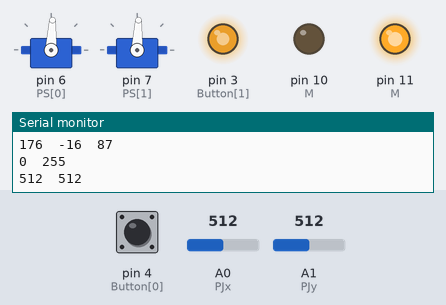
Recording of a sketch running on a simulated Arduino Uno, built with avr-gcc and run on an emulated ATmega328P. Parts: 2 × servo, output pins drawn as LEDs (lit = HIGH), the last lines printed to the serial monitor. The inputs (shaded band) are chosen by the test bench; at power-on: A1 (PJy) = 512, pin 4 (Button[0]) LOW, A0 (PJx) = 512. Pins used as bus, display or sensor lines are not drawn.

Above: at 1.2 s.
1.3 s: A1 (PJy) set to 716
At 1.8 s:
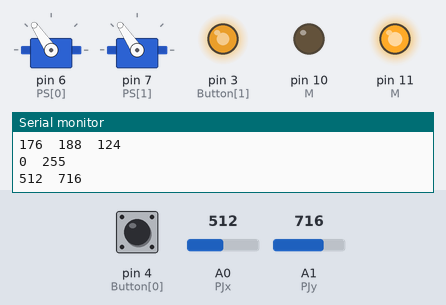
2.8 s: A1 (PJy) set to 900
At 3.8 s:
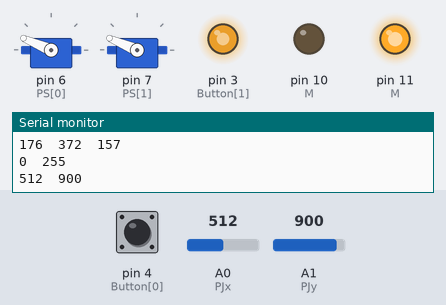
4.3 s: A1 (PJy) set to 1023
At 4.6 s:
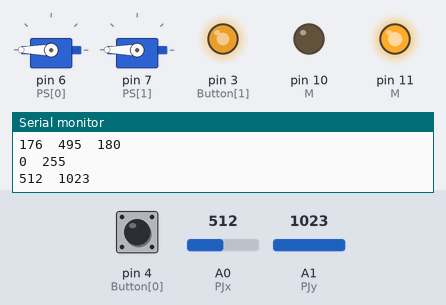
5.8 s: A1 (PJy) set to 306
At 6.7 s:
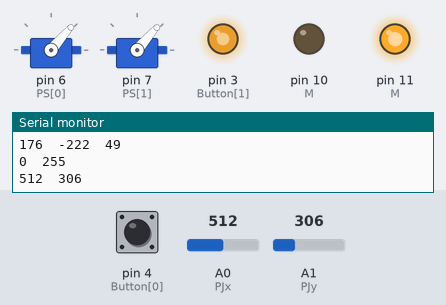
7.3 s: pin 4 (Button[0]) pulled HIGH for 0.15 s
8.9 s: A1 (PJy) set to 122
At 9.5 s:
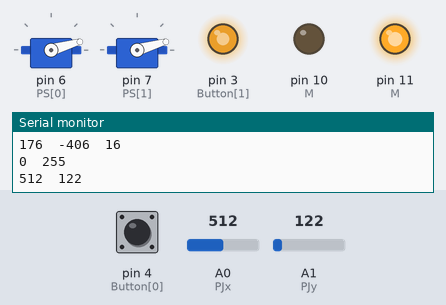
Timing chart, 0 to 11.4 s (numbered marks = the images above; inputs shaded):
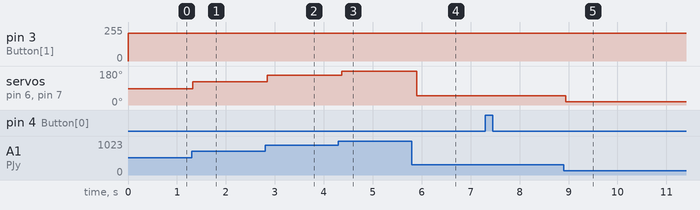

Measured:
- after the input at 1.3 s, servo on pin 6 (PS[0]), servo on pin 7 (PS[1]): 87° → 124° at once
- after the input at 2.8 s, servo on pin 6 (PS[0]), servo on pin 7 (PS[1]): 124° → 157° after 0.05 s
- after the input at 4.3 s, servo on pin 6 (PS[0]), servo on pin 7 (PS[1]): 157° → 180° after 0.07 s
- after the input at 5.8 s, servo on pin 6 (PS[0]), servo on pin 7 (PS[1]): 180° → 49° after 0.10 s
- after the input at 8.9 s, servo on pin 6 (PS[0]), servo on pin 7 (PS[1]): 49° → 16° at once

The sketch:

Bicopter.ino
```cpp
#include<Servo.h>

Servo SL,SR;
const int PS[2] = {6,7};
const int PJx = A0;
const int PJy = A1;
const int Pc = 1;
const int DeadZone[4] = {0,0,0,0};  //{posX, negX, posY, negY}  500, -500, 500, -500
const int M[2][3] = {{11,10,3},{0,0,0}};       //col - {ip1, ip2, en}, row - {Left Motor,Right Motor}
const int BaseSpeed =  175;
const int BaseAngle =  90;
const int Button[2] = {4,3};

int Mspeed[2] = {0,0};
int Ms[2] = {0,0};                  // Left Motor, Right Motor
int yangle = 0;
int Jx = 0;
int Jy = 0;
int count = 0;
int DEAD_ZONE = 5; //Joystick dead zone, gives a tiny null area in the middle of the stick to stop ghost values.
int nullX = 500; //average output of X axis at center
int nullY = 528; //average output of Y axis at center
int moveAmt[2] = {0,0}; //Movement of joystick along X,Y axis
bool b;

void setup() {
  // put your setup code here, to run once:
pinMode(PJx,INPUT);
pinMode(PJy,INPUT);
pinMode(Pc,INPUT);
pinMode(Button[0],INPUT);
pinMode(Button[1],INPUT);
for(int i=0;i<2;i++){
  for(int j=0;j<3;j++){
    pinMode(M[i][j],OUTPUT);
  }
}
SL.attach(PS[0]);
SR.attach(PS[1]);


  //Propeller motors are made to spin in opposite direction.
  // Left - clk, Right - anti-clk

  digitalWrite(M[0][0],HIGH);
  digitalWrite(M[0][1],LOW);
  digitalWrite(M[1][0],LOW);
  digitalWrite(M[1][1],HIGH);
  SL.write(0);
  SR.write(0);
  SL.write(BaseAngle);
  SR.write(BaseAngle);

Serial.begin(9600);
}

void loop() {

Jx = analogRead(PJx);
Jy = analogRead(PJy);

if (Jx > nullX && (Jx - nullX) >= DEAD_ZONE) {
//Up
moveAmt[0] = constrain((Jx - nullX), 0, 495);
moveAmt[0] = map(moveAmt[0],0,495,BaseSpeed,255);
}
else if (Jx < nullX && (nullX - Jx) >= DEAD_ZONE) {
//Down
moveAmt[0] = constrain((nullX - Jx), 0, 495);
moveAmt[0] = -1 * map(moveAmt[0],0,495,0,BaseSpeed);
}
else
  moveAmt[0] = 0;;

if (Jy > nullY && (Jy - nullY) >= DEAD_ZONE) {
//Right
moveAmt[1] = constrain((Jy - nullY), 0, 495);
}
else if (Jy < nullY && (nullY - Jy) >= DEAD_ZONE) {
//Left
moveAmt[1] = -1 * constrain((nullY - Jy), 0, 495);
}
else
  moveAmt[1] = 0;


if(digitalRead(Button[0]))
  Serial.println("Rise()");
else if (digitalRead(Button[1]))
  Serial.println("Fall()");

// control left right movement or x - axis movement

Mspeed[1] = constrain((BaseSpeed + moveAmt[0]),0,255);
Mspeed[0] = 255 - Mspeed[1];

// control forward, backward movement or y - axis movement
yangle = BaseAngle + map(moveAmt[1], -495, 495, -90, 90);

Serial.print(moveAmt[0]);
Serial.print("  ");
Serial.print(moveAmt[1]);
Serial.print("  ");
Serial.println(yangle);
Serial.print(Mspeed[0]);
Serial.print("  ");
Serial.println(Mspeed[1]);


SL.write(yangle);
SR.write(yangle);


analogWrite(M[0][2],Mspeed);
analogWrite(M[1][2],Mspeed);


Serial.print(Jx);
Serial.print("  ");
Serial.println(Jy);
//Serial.print("  ");
//Serial.println(Mspeed);
delay(100);
}
```
